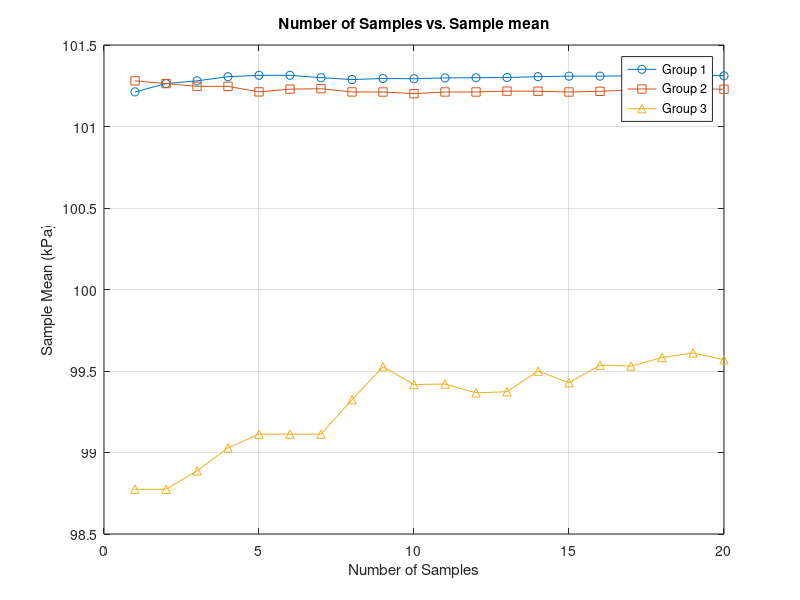
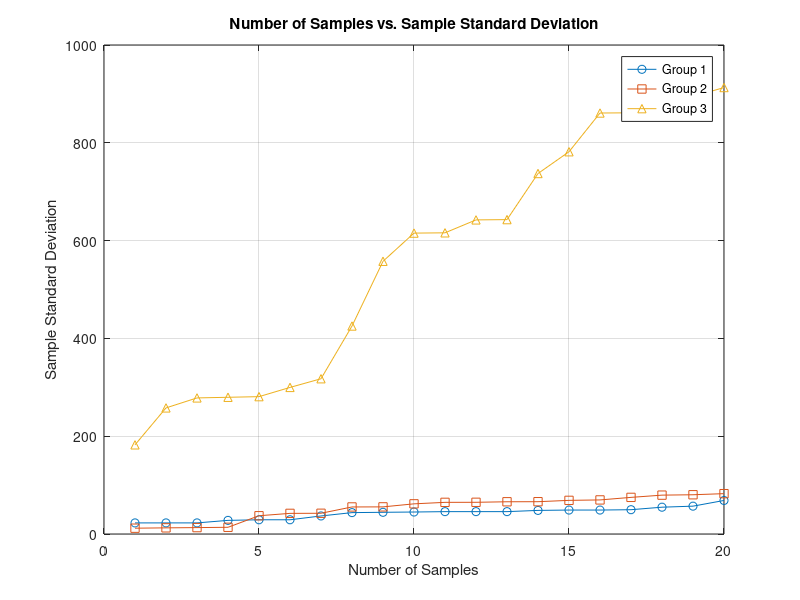
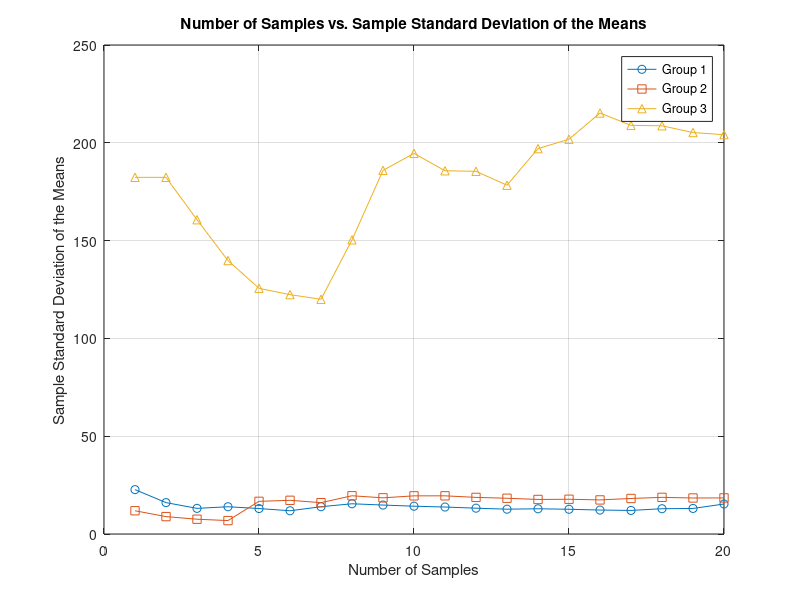

The MATLAB source for these figures, in order:
%%%%%%%%%%%%%%%%%%%%%%%%%%%%%%%%%%%%%%%%%%%%%%%%%%%%%
%
% AE302 Lab 1 - Wyatt Welch
%
% NOTE: For groups 1 and 2, there are seperate and 
% nearly identical documents. This document has the 
% resulting data sets from those two imported for 
% simplicity and readability.
%
%%%%%%%%%%%%%%%%%%%%%%%%%%%%%%%%%%%%%%%%%%%%%%%%%%%%%
clc, clear all 

% Raw Data
barIn = [29.2 29.2 29.3 29.4 29.4 29.3 29.3 29.8 29.9 29.1 29.4 29.2 29.4 29.9 29.1 29.9 29.4 29.7 29.6 29.2];
barMm = [760.5 760.6 760.7 760.3 761.1 760.4 760.3 760.6 760.0 760.5 761.2 760.0 760.4 760.1 760.3 760.1 760.6 759.2 758.0 759.8];
temp = [73.0 73.0 74.0 74.0 74.0 73.0 73.0 73.0 73.0 73.0 75.0 74.0 73.0 73.0 73.0 73.0 73.0 74.0 74.0 73.0];
tempV = temp';
rawtable3 = [barIn;barMm;temp]';

WbarIn = 29.4;
WbarMm = 760.6;
Wtemp = 73;

% Constants
gm = 9.8066; %m/s^2
gf = 32.174; %ft/s^2
R = 8.314; %J/molK
M = .028964; %kg/mol


t = 2.093; %Using table

% Latitude and Temperature Corrections
tAdjust = [.117 .117 .120 .120 .120 .118 .118 .120 .120 .121 .123 .119 .118 .121 .117 .121 .118 .121 .122 .117];
tCor = temp - tAdjust;
tCorK = (tCor - 32) .* (5/9) + 273.15;

WtCor = 72.882;
WtCorC = 22.1722;
WtCorK = 295.862;

pAdjust = [.032 .032 .032 .032 .032 .032 .032 .033 .033 .032 .032 .032 .032 .033 .032 .033 .032 .033 .033 .032];
pCor = barIn - pAdjust;
pCorPa = pCor .* 3386.39;
WpCor = 29.3682;
WpCorAtm = .98152;
WpCorPa = 99452.5;
combtp3 = [pCorPa;tCorK]';

%%%%%%%% Calculations %%%%%%%%
N = length(temp);

tSampleMean = sum(tCorK)./N;
pSampleMean = sum(pCorPa)./N;

tSampleSD = sqrt(sum((tCorK-tSampleMean).^2) ./ (N-1));
tSampleSDpm = tSampleSD * t;
pSampleSD = sqrt(sum((pCorPa-pSampleMean).^2) ./ (N-1));
pSampleSDpm = pSampleSD * t;

tSampleSDMean = tSampleSD ./ sqrt(N);
pSampleSDMean = pSampleSD ./ sqrt(N);

% Calcuate Density
Wdensity = (WpCorPa * M) / (R * WtCorK);
density = (pCorPa .* M) ./ (R .* tCorK);

% Calculate Confidence Intervals
tCI = [tSampleMean + (t*tSampleSD)/sqrt(N), tSampleMean - (t*tSampleSD)/sqrt(N)];
pCI = [pSampleMean + (t*pSampleSD)/sqrt(N), pSampleMean - (t*pSampleSD)/sqrt(N)];

wtCI = [WtCorK + (t*tSampleSD)/sqrt(N), WtCorK - (t*tSampleSD)/sqrt(N)];
wpCI = [WpCorPa + (t*pSampleSD)/sqrt(N), WpCorPa - (t*pSampleSD)/sqrt(N)];

dMean = sum(density) ./ N;
dSD = sqrt(sum((density-dMean).^2) ./ (N-1));
dSDMean = dSD ./ sqrt(N);
dCI = [dMean + (t*dSD)/sqrt(N), dMean - (t*dSD)/sqrt(N)];
wdCI = [Wdensity + (t*dSD)/sqrt(N), Wdensity - (t*dSD)/sqrt(N)];

% Running Averages
running_avg = zeros(1, N);

cumulative_sum = 0; 
for i = 1:N
    cumulative_sum = cumulative_sum + pCorPa(i);
    running_avg(i) = cumulative_sum / i;
end

std_devs = zeros(1, N); % Preallocate array for standard deviations

for i = 1:N
    std_devs(i) = sqrt(sum((pCorPa(1:i)-pSampleMean).^2) ./ (N-1)); % Sample standard deviation (normalizing by N-1)
end


sd_means = zeros(1, N); % Preallocate array for SD/sqrt(N)

for i = 1:N
    sd_means(i) = sqrt(sum((pCorPa(1:i)-pSampleMean).^2) ./ (N-1)) / sqrt(i); % Standard deviation of the means
end

%%%%%%%% Plotting %%%%%%%%
running_avg1 = [101212.424320000	101263.220170000	101280.152120000	101305.550045000	101314.016020000	101314.016020000	101299.502920000	101288.194796250	101294.450211111	101293.020402000	101298.007630909	101299.341663333	101300.470460000	101306.033815000	101308.823555333	101308.936435000	101311.227228235	101316.838011667	101320.075875790	101311.306908000]./1000;
running_avg2 = [101280.152120000	101263.220170000	101246.288220000	101246.288220000	101212.424320000	101229.356270000	101231.775120000	101212.001021250	101211.671788889	101201.587872000	101211.808612727	101211.859921667	101217.113167692	101216.536365000	101211.747042000	101215.810710000	101223.579487059	101230.296933889	101232.742660000	101228.340353000]./1000;
running_avg3 = running_avg./1000;

figure(1)
plot(1:N, running_avg1,'-o')
grid on, hold on
plot(1:N, running_avg2,'-square')
plot(1:N, running_avg3,'-^')
xlabel("Number of Samples")
ylabel("Sample Mean (kPa)")
title("Number of Samples vs. Sample mean")
legend("Group 1",'Group 2','Group 3')


std1 = [22.6852214930422	22.6937337715754	22.7022428584028	27.8660360685761	29.1018072906668	29.1084432062223	36.9042103299644	43.7308983398862	44.3887075507091	44.9604566713035	45.7366580053691	45.7408806627818	45.7451029304079	48.2621388606169	48.9860517781275	48.9862981986143	49.6996643108532	54.8273829910075	56.9443722498587	68.5832534711971];
std2 = [11.8864345494337	12.5794007252270	13.0986243471517	13.7305482809560	37.3429359506760	42.1998518074240	42.4002534058043	55.3019910041914	55.4790038545627	61.6819280963565	64.7378782540512	64.8407704921704	65.9212624599702	66.0698305127477	68.8000605777787	69.6912497385152	74.8929915879104	79.4924041779894	80.2649629452783	82.5269053589780];
std3 = std_devs;
figure(2)
plot(1:N, std1,'-o')
grid on, hold on
plot(1:N, std2,'-square')
plot(1:N, std3,'-^')
xlabel("Number of Samples")
ylabel("Sample Standard Deviation")
title("Number of Samples vs. Sample Standard Deviation")
legend("Group 1",'Group 2','Group 3')


stdm1 = [22.6852214930422	16.0468930403231	13.1071460255071	13.9330180342880	13.0147238740060	11.8834721770047	13.9484804091867	15.4612073817565	14.7962358502364	14.2177447722632	13.7901212516922	13.2042548818138	12.6874087859203	12.8985991692383	12.6481441822095	12.2465745496536	12.0539391477287	12.9229381025511	13.0639349494998	15.3356816879695];
stdm2 = [11.8864345494337	8.89497955607097	7.56249429284182	6.86527414047802	16.7002686530264	17.2280173582092	16.0257894339825	19.5522064260906	18.4930012848542	19.5055383255221	19.5192047174905	18.7179181490586	18.2832686109802	17.6579049557803	17.7640992557199	17.4228124346288	18.1642185256147	18.7365393490260	18.4140453781845	18.4535770355366];
stdm3 = sd_means;
figure(3)
plot(1:N, stdm1,'-o')
grid on, hold on
plot(1:N, stdm2,'-square')
plot(1:N, stdm3,'-^')
xlabel("Number of Samples")
ylabel("Sample Standard Deviation of the Means")
title("Number of Samples vs. Sample Standard Deviation of the Means")
legend("Group 1",'Group 2','Group 3')